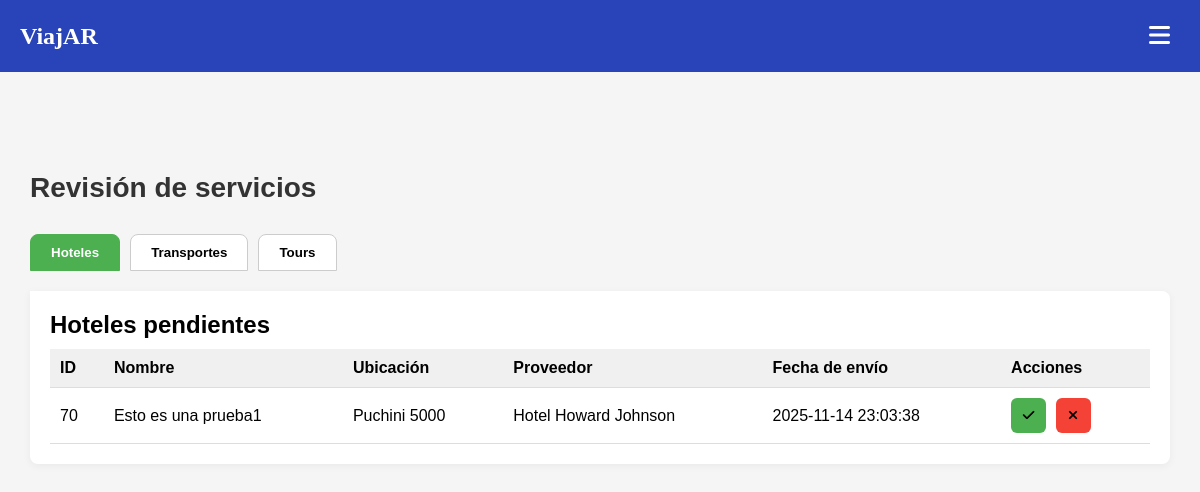
Page /index.php?page=revision_servicios (signed in) on the earlier database version.
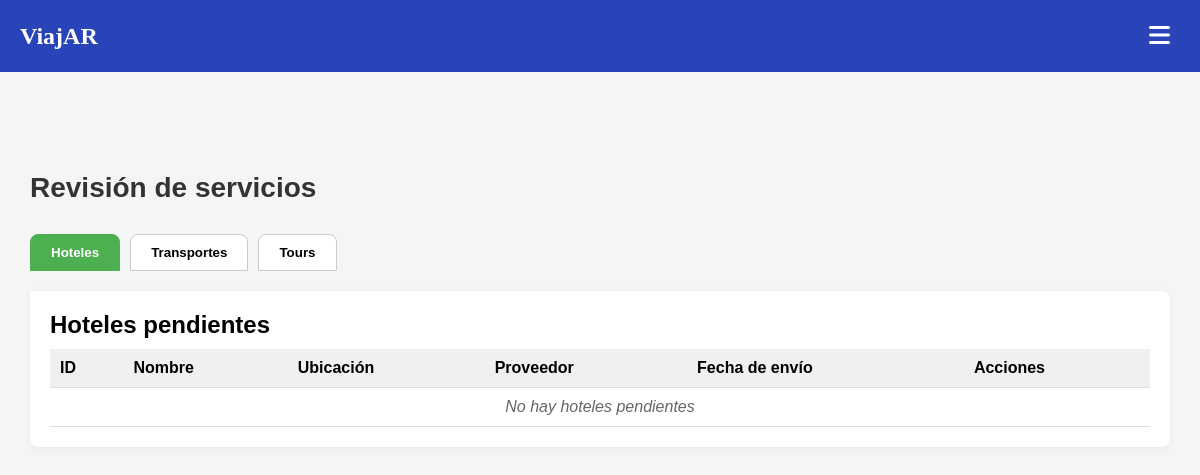
Same page on the later database version.
### tables this page shows
CREATE TABLE `hotel` (
  `id_hotel` int NOT NULL AUTO_INCREMENT,
  `hotel_nombre` varchar(255) NOT NULL,
  `fecha_alta` datetime DEFAULT CURRENT_TIMESTAMP,
  `imagen_principal` varchar(255) DEFAULT NULL,
  `rela_provincia` int DEFAULT NULL,
  `rela_ciudad` int DEFAULT NULL,
  `rela_proveedor` int DEFAULT NULL,
  `activo` tinyint DEFAULT '1',
  `estado_revision` enum('pendiente','aprobado','rechazado') DEFAULT 'pendiente',
  `motivo_rechazo` text,
  `fecha_revision` datetime DEFAULT NULL,
  `revisado_por` int DEFAULT NULL,
  PRIMARY KEY (`id_hotel`),
  KEY `fk_hotel_proveedor_idx` (`rela_proveedor`),
  KEY `fk_hotel_provincia` (`rela_provincia`),
  KEY `fk_hotel_ciudad` (`rela_ciudad`),
  KEY `fk_hotel_revisado_por` (`revisado_por`),
  CONSTRAINT `fk_hotel_ciudad` FOREIGN KEY (`rela_ciudad`) REFERENCES `ciudades` (`id_ciudad`) ON DELETE SET NULL ON UPDATE CASCADE,
  CONSTRAINT `fk_hotel_proveedor` FOREIGN KEY (`rela_proveedor`) REFERENCES `proveedores` (`id_proveedores`),
  CONSTRAINT `fk_hotel_provincia` FOREIGN KEY (`rela_provincia`) REFERENCES `provincias` (`id_provincia`) ON DELETE SET NULL ON UPDATE CASCADE,
  CONSTRAINT `fk_hotel_revisado_por` FOREIGN KEY (`revisado_por`) REFERENCES `usuarios` (`id_usuarios`)
);

CREATE TABLE `hoteles_info` (
  `id_info` int NOT NULL AUTO_INCREMENT,
  `rela_hotel` int NOT NULL,
  `direccion` varchar(100) NOT NULL,
  `descripcion` text,
  `servicios` text,
  `politicas_cancelacion` text,
  `reglas` text,
  `fotos` text,
  PRIMARY KEY (`id_info`),
  KEY `fk_hoteles_info_hotel_idx` (`rela_hotel`),
  CONSTRAINT `fk_hoteles_info_hotel` FOREIGN KEY (`rela_hotel`) REFERENCES `hotel` (`id_hotel`) ON DELETE CASCADE
);

CREATE TABLE `proveedores` (
  `id_proveedores` int NOT NULL AUTO_INCREMENT,
  `razon_social` varchar(255) NOT NULL,
  `cuit` varchar(20) DEFAULT NULL,
  `proveedor_direccion` varchar(255) DEFAULT NULL,
  `proveedor_email` varchar(100) NOT NULL,
  `rela_usuario` int NOT NULL,
  `activo` tinyint DEFAULT '1',
  `created_at` datetime DEFAULT CURRENT_TIMESTAMP,
  PRIMARY KEY (`id_proveedores`),
  KEY `fk_proveedores_usuario` (`rela_usuario`),
  CONSTRAINT `fk_proveedores_usuario` FOREIGN KEY (`rela_usuario`) REFERENCES `usuarios` (`id_usuarios`)
);

### index.php (called while the page is built, shortened)
<?php
$plantilla = new PlantillaControlador();
$plantilla -> traer_plantilla();

### models/admin.php (called while the page is built, shortened)
<?php
require_once('conexion.php');
class Admin {
    public function listarHotelesPendientes() {
        $conexion = new Conexion();
        $query = "
            SELECT
                h.id_hotel,
                h.hotel_nombre AS nombre,
                hi.direccion AS ubicacion,
                hi.descripcion,
                h.fecha_alta AS fecha,
                p.razon_social AS proveedor
            FROM hotel h
            LEFT JOIN hoteles_info hi ON hi.rela_hotel = h.id_hotel
            LEFT JOIN proveedores p ON h.rela_proveedor = p.id_proveedores
            WHERE h.estado_revision = 'pendiente'
            ORDER BY h.fecha_alta DESC;
        ";
        return $conexion->consultar($query);
    }
}
?>

### models/conexion.php (called while the page is built, shortened)
<?php
class Conexion {
    private $con;
    private $servidor;
    private $usuario;
    private $password;
    private $base_datos;
    public function __construct() {
        $this->servidor = 'localhost';
        $this->usuario = 'root';
        $this->password = 'hola';
        $this->base_datos = 'viajar';
    }
    public function conectar() {
        if (!$this->con) {
            $this->con = new mysqli($this->servidor, $this->usuario, $this->password, $this->base_datos);
            $this->con->set_charset("utf8");
        }
        return $this->con;
    }
    public function consultar($query) {
        $resultado = $this->conectar()->query($query);
        $data = [];
        if ($resultado && $resultado->num_rows > 0) {
            while ($row = $resultado->fetch_assoc()) {
                $data[] = $row;
            }
        }
        return $data;
    }
}

### views/paginas/revision_servicios.php (the view, shortened to what this page needs)
<?php
require_once(__DIR__ . '/../componentes/cabecera.admin.php');
require_once("models/admin.php");
$adminModel = new Admin();
$hotelesPendientes = $adminModel->listarHotelesPendientes('hotel');
?>
<div class="contenido-dashboard">
    <h1>Revisión de servicios</h1>
    <div class="tabs">
        <button class="tab-btn active" data-tab="hoteles">Hoteles</button>
        <button class="tab-btn" data-tab="transportes">Transportes</button>
        <button class="tab-btn" data-tab="tours">Tours</button>
    </div>
    <div id="tab-hoteles" class="tab-content active">
        <h2>Hoteles pendientes</h2>
        <table class="tabla-servicios" data-tipo="hotel">
            <thead>
                <tr>
                    <th>ID</th>
                    <th>Nombre</th>
                    <th>Ubicación</th>
                    <th>Proveedor</th>
                    <th>Fecha de envío</th>
                    <th>Acciones</th>
                </tr>
            </thead>
            <tbody>
                <?php if (!empty($hotelesPendientes)): ?>
                    <?php foreach ($hotelesPendientes as $h): ?>
                        <tr data-id="<?= $h['id_hotel'] ?>">
                            <td><?= $h['id_hotel'] ?></td>
                            <td><?= htmlspecialchars($h['nombre']) ?></td>
                            <td><?= htmlspecialchars($h['ubicacion']) ?></td>
                            <td><?= htmlspecialchars($h['proveedor']) ?></td>
                            <td><?= htmlspecialchars($h['fecha']) ?></td>
                            <td>
                                <button class="btn-aprobar"><i class="fas fa-check"></i></button>
                                <button class="btn-rechazar"><i class="fas fa-times"></i> </button>
                            </td>
                        </tr>
                    <?php endforeach; ?>
                <?php else: ?>
                    <tr><td colspan="6">No hay hoteles pendientes</td></tr>
                <?php endif; ?>
            </tbody>
        </table>
    </div>
</div>
<link rel="stylesheet" href="assets/css/revision_servicios.css">
<link rel="stylesheet" href="https://cdnjs.cloudflare.com/ajax/libs/font-awesome/6.4.0/css/all.min.css">

Differences in the rows shown:
removed hotel: id_hotel "70", hotel_nombre "Esto es una prueba1", hoteles_info.direccion "Puchini 5000", rela_proveedor.razon_social "Hotel Howard Johnson", fecha_alta "2025-11-14 23:03:38"
Other differences:
text now shown: "No hay hoteles pendientes"
